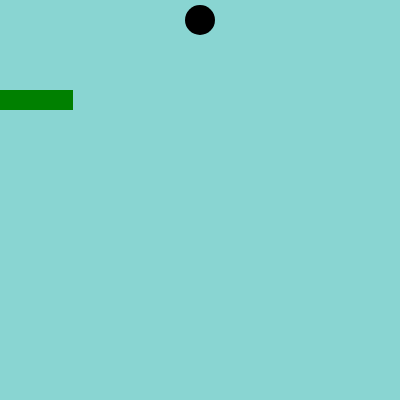
Frame 1 (no input)
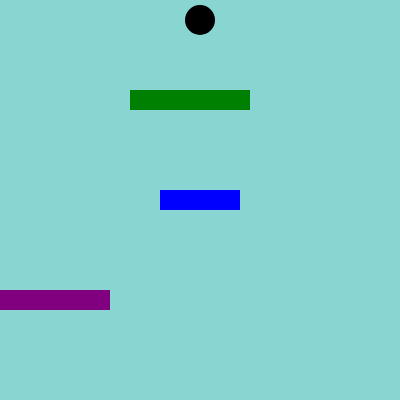
Frame 60 (no input)
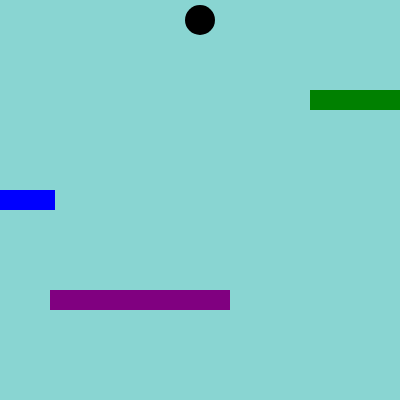
Frame 120 (the mouse pressed at the canvas centre since frame 60)

The p5.js sketch that drew these frames (run headless with seeded random() and noise() and a simulated clock; from frame 60 on, the mouse is pressed at the canvas centre):

// p5.js sketch
// ── sketch.js
/* VARIABLES */
let avoider1, avoider2, avoider3;
let player;
let gameWon = false;

/* PRELOAD LOADS FILES */
function preload() {

}

/* SETUP RUNS ONCE */
function setup() {
    createCanvas(400, 400);

    // Create the player
    player = {
        x: 200,
        y: 20,
        size: 30,
        speed: 3
    };

    // Create the avoiders
    avoider1 = {
        x: 10,
        y: 100,
        w: 120,
        h: 20,
        speed: 3,
        color: "green"
    };

    avoider2 = {
        x: -100,
        y: 200,
        w: 80,
        h: 20,
        speed: 5,
        color: "blue"
    };

    avoider3 = {
        x: -100,
        y: 300,
        w: 180,
        h: 20,
        speed: 2,
        color: "purple"
    };
}

/* DRAW LOOP REPEATS */
function draw() {
    background(137, 213, 210);

    // Stop game if player wins
    if (gameWon) {
        youWin();
        return;
    }

    // STEP 1: Program player movement
    // TODO: Add LEFT_ARROW movement
    if (keyIsDown(LEFT_ARROW)) {
      player.x -= player.speed;
    }
    // TODO: Add RIGHT_ARROW movement
    if (keyIsDown(RIGHT_ARROW)) {
      player.x += player.speed;
    }
    // TODO: Add UP_ARROW movement
    if (keyIsDown(UP_ARROW)) {
      player.y -= player.speed;
    }
    // TODO: Add DOWN_ARROW movement
    if (keyIsDown(DOWN_ARROW)) {
      player.y += player.speed;
    }


    // STEP 2: Keep player inside boundaries
    // TODO: Use constrain() for horizontal movement
    player.x = constrain(player.x, player.size / 2, 400 - player.size / 2);
    // TODO: Use max() to prevent moving above screen
    player.y = max(player.y, player.size / 2);


    // STEP 3: Move the avoiders
    // TODO: Increase each avoider's x-coordinate
    avoider1.x += avoider1.speed;
    avoider2.x += avoider2.speed;
    avoider3.x += avoider3.speed;


    // STEP 4: Reset avoiders when they leave screen
    // TODO: Check avoider1
    if (avoider1.x > 400 + avoider1.w / 2) {
      avoider1.x = -avoider1.w / 2;
    }
    // TODO: Check avoider2
    if (avoider2.x > 400 + avoider2.w / 2) {
      avoider2.x = -avoider2.w / 2;
    }
    // TODO: Check avoider3
    if (avoider3.x > 400 + avoider3.w / 2) {
      avoider3.x = -avoider3.w / 2;
    }


    // STEP 5: Check collisions
    // TODO: Call checkCollision() for all three avoiders
    if (checkCollision(player, avoider1) || checkCollision(player, avoider2) || checkCollision(player, avoider3)) {

      // TODO: If a collision occurs, reset player to (200, 20)
      player.x = 200;
      player.y = 20;
    }
    

    // STEP 6: Check if player reached bottom
    // TODO: Check the bottom edge of the player
    if (player.y + player.size / 2 >= 400) {
      // TODO: Set gameWon to true
      gameWon = true;

      // TODO: Call youWin() and return
      youWin();
      return;
    }
    

    // Draw player
    fill("black");
    noStroke();
    circle(player.x, player.y, player.size);

    // Draw avoiders
    rectMode(CENTER);

    fill(avoider1.color);
    rect(avoider1.x, avoider1.y, avoider1.w, avoider1.h);

    fill(avoider2.color);
    rect(avoider2.x, avoider2.y, avoider2.w, avoider2.h);

    fill(avoider3.color);
    rect(avoider3.x, avoider3.y, avoider3.w, avoider3.h);
}

/* COLLISION DETECTION */
/* COLLISION DETECTION */
function checkCollision(p, a) {

  // Find the closest X point on the rectangle
  let closestX = constrain(p.x, a.x - a.w / 2, a.x + a.w / 2);

  // Find the closest Y point on the rectangle
  let closestY = constrain(p.y, a.y - a.h / 2, a.y + a.h / 2);

  // Calculate distanceX and distanceY
  let distanceX = p.x - closestX;
  let distanceY = p.y - closestY;

  // Calculate the distance
  let distance = sqrt(distanceX * distanceX + distanceY * distanceY);

  // Return the circle-versus-rectangle collision result
  return distance < p.size / 2;
}

/* WIN FUNCTION */
function youWin() {
    background(137, 213, 210);

    fill(0, 128, 128);
    textAlign(CENTER, CENTER);
    textSize(30);
    text("You win!", 200, 200);
}
